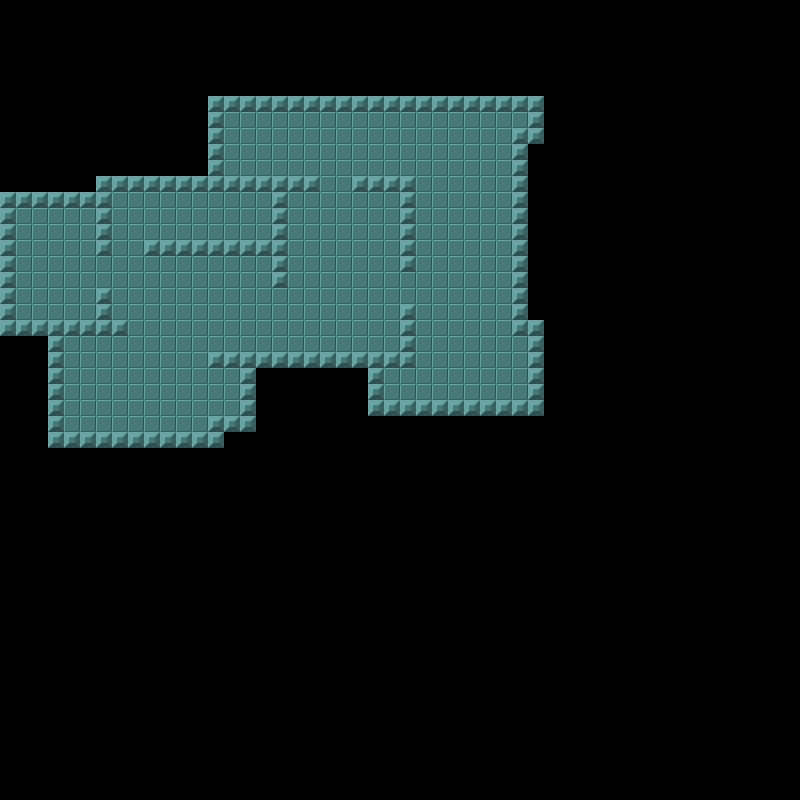

The image is a tile-based game level rendered from a .tmx file. Its description and source (layers, tilesets, objects; grid data summarised) follow:
An orthogonal 50x50 tile map with 16x16 px tiles, 1 tile layer (background), 2 tilesets and 9 objects (6x coin, 2x enemy, player).

<map version="1.0" orientation="orthogonal" renderorder="right-down" width="50" height="50" tilewidth="16" tileheight="16" nextobjectid="19">
 <tileset firstgid="1" name="walls" tilewidth="16" tileheight="16" tilecount="3" columns="3">
  <image source="../images/tiles.png" width="48" height="16" />
 </tileset>
 <tileset firstgid="4" name="coins" tilewidth="8" tileheight="8" tilecount="1" columns="0">
  <tile id="0">
   <image width="8" height="8" source="../images/coin.png" />
  </tile>
 </tileset>
 <layer name="background" width="50" height="50">
  <data>[2500 cells, 586 non-empty, 2 distinct tile ids]</data>
 </layer>
 <objectgroup name="entities" offsetx="0" offsety="-1">
  <object id="7" name="player" x="55" y="249" />
  <object id="8" type="coin" gid="4" x="452" y="239" width="8" height="8" />
  <object id="9" type="coin" gid="4" x="451" y="189" width="8" height="8" />
  <object id="10" type="coin" gid="4" x="322" y="154" width="8" height="8" />
  <object id="11" type="coin" gid="4" x="323" y="253" width="8" height="8" />
  <object id="12" type="coin" gid="4" x="372" y="286" width="8" height="8" />
  <object id="13" type="coin" gid="4" x="272" y="318" width="8" height="8" />
  <object id="15" name="red" type="enemy" x="423.707" y="150.224">
   <properties>
    <property name="color" value="red" />
   </properties>
   <ellipse />
  </object>
  <object id="18" name="green" type="enemy" x="331.719" y="270.493">
   <properties>
    <property name="color" value="green" />
   </properties>
   <ellipse />
  </object>
 </objectgroup>
</map>
